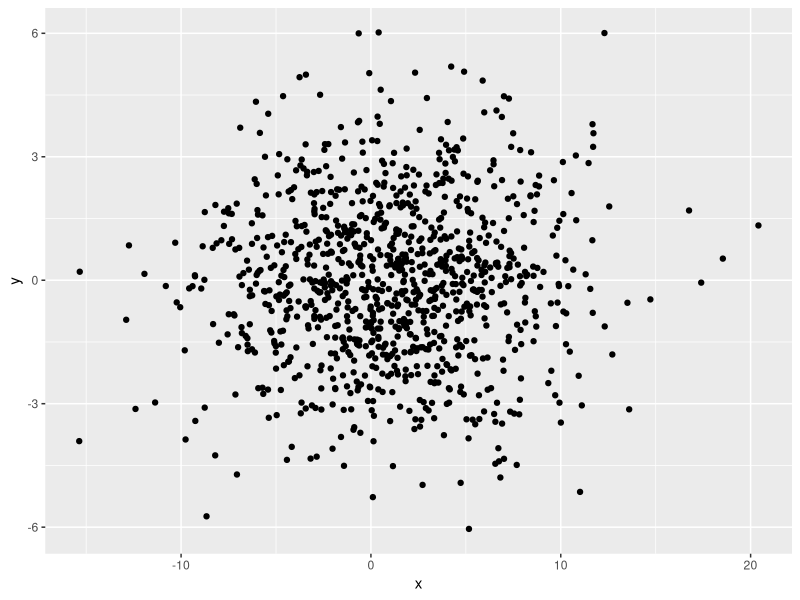

Here is the R script that generated this plot:
## ---- chunk 1
# sets output for inline results nicely
#knit_hooks$set(inline = identity) 

# kills knitr if there is an error, therefore we don't waste time generating error messages
knitr::knit_hooks$set(error = function(x, options) stop(x)) 
## ---- chunk 2
require(ggplot2)

## ---- chunk 3
incCount <- function(inObj, useName){
	nObj <- length(inObj)
	useNum <- max(inObj) + 1
	inObj <- c(inObj, useNum)
	names(inObj)[nObj+1] <- useName
	inObj
}
figCount <- c("_"=0)
tableCount <- c("_"=0)
## ---- chunk 4
tableCount <- incCount(tableCount, "t.blogPostDocs")
tableCount
## ---- chunk 5
pasteLabel <- function(preText, inObj, objName, insLink=TRUE){
	objNum <- inObj[objName]
	
	useText <- paste(preText, objNum, sep=" ")
	if (insLink){
		useText <- paste("[", useText, "](#", objName, ")", sep="")
	}
	useText
}
## ---- chunk 6
tableCat <- function(inFrame){
	outText <- paste(names(inFrame), collapse=" | ")
	outText <- c(outText, paste(rep("---", ncol(inFrame)), collapse=" | "))
	invisible(apply(inFrame, 1, function(inRow){
		outText <<- c(outText, paste(inRow, collapse=" | "))
	}))
	return(outText)
}
## ---- chunk 7
postDocBlogs <- data.frame(PD=c("p1", "p2", "p3"), NBlog=c(4, 10, 2), Year=c(1, 4, 2))
postDocBlogs

postDocInsert <- tableCat(postDocBlogs)
postDocInsert
## ---- chunk 8
cat(postDocInsert, sep="\n")
## ---- chunk 9
plotData <- data.frame(x=rnorm(1000, 1, 5), y=rnorm(1000, 0, 2))
plotKeep <- ggplot(plotData, aes(x=x, y=y)) + geom_point()
figCounts <- incCount(figCount, "f.randomFigure")
## ---- chunk 10
print(plotKeep)
## ---- chunk 11
sessionInfo()
